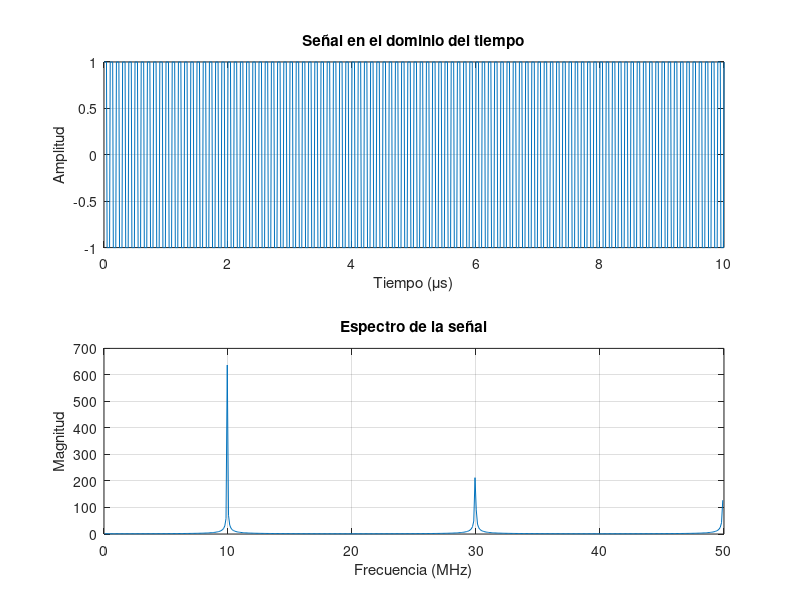

MATLAB code to generate this figure:
clc; clear; close all;

fs = 100e6; % Frecuencia de muestreo (100 MHz)
f = 10e6;   % Frecuencia de la señal (10 MHz)
t = 0:1/fs:10e-6; % Vector de tiempo (1 microsegundo)

% Señal
signal = square(2*pi*f*t);

% Transformada de Fourier
N = length(signal);
frequencies = (-N/2:N/2-1)*(fs/N); % Eje de frecuencias
spectrum = fftshift(abs(fft(signal))); % Magnitud del espectro

% Gráficas
figure;

% Señal en el dominio del tiempo
subplot(2,1,1);
plot(t*1e6, signal); % Escala de tiempo en microsegundos
title('Señal en el dominio del tiempo');
xlabel('Tiempo (\mus)');
ylabel('Amplitud');
grid on;

% Espectro en el dominio de la frecuencia
subplot(2,1,2);
plot(frequencies(frequencies >= 0)/1e6, spectrum(frequencies >= 0)); % Escala de frecuencia en MHz
title('Espectro de la señal');
xlabel('Frecuencia (MHz)');
ylabel('Magnitud');
grid on;